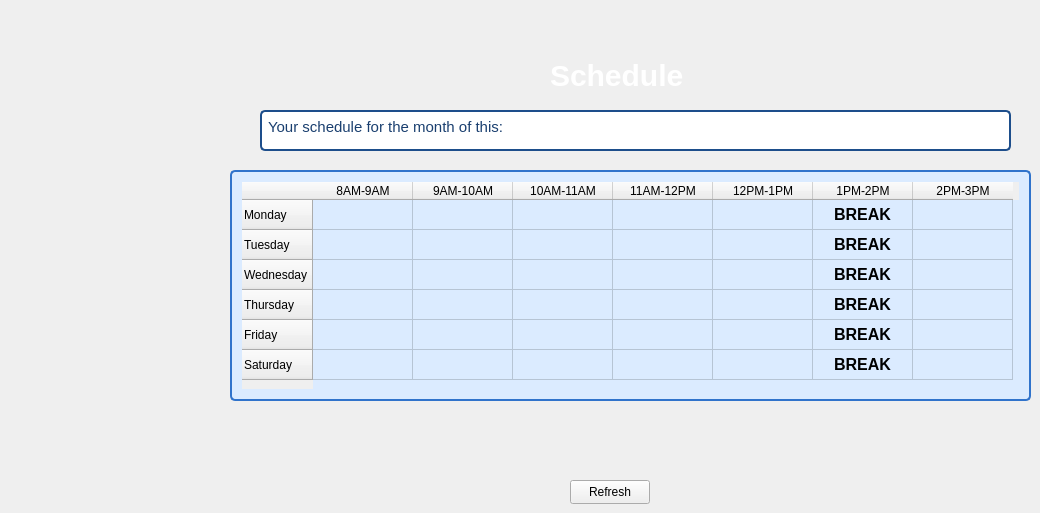
     <widget class="QWidget" name="tab_3">
      <attribute name="title">
       <string>Schedule</string>
      </attribute>
      <widget class="QTableWidget" name="tableWidget_2">
       <property name="geometry">
        <rect>
         <x>230</x>
         <y>170</y>
         <width>801</width>
         <height>231</height>
        </rect>
       </property>
       <property name="styleSheet">
        <string notr="true">QTableWidget
{
background-color: rgb(219, 235, 255); 
font-color: rgb(21, 50, 88); 
border: 2px solid rgb(48, 115, 203);
border-radius: 5px; 
padding: 10px 10px; 
font-size: 16px;
font-weight: bold;
cursor: pointer; 
}
QTableWidget:pressed 
{
background-color: rgb(45, 108, 190); 
font-color: rgb(255, 255, 255);
box-shadow: 2px 4px rgb(7, 17, 30); 
}
</string>
       </property>
       <property name="editTriggers">
        <set>QAbstractItemView::NoEditTriggers</set>
       </property>
       <row>
        <property name="text">
         <string>Monday</string>
        </property>
       </row>
       <row>
        <property name="text">
         <string>Tuesday</string>
        </property>
       </row>
       <row>
        <property name="text">
         <string>Wednesday</string>
        </property>
       </row>
       <row>
        <property name="text">
         <string>Thursday</string>
        </property>
       </row>
       <row>
        <property name="text">
         <string>Friday</string>
        </property>
       </row>
       <row>
        <property name="text">
         <string>Saturday</string>
        </property>
       </row>
       <column>
        <property name="text">
         <string>8AM-9AM</string>
        </property>
       </column>
       <column>
        <property name="text">
         <string>9AM-10AM</string>
        </property>
       </column>
       <column>
        <property name="text">
         <string>10AM-11AM</string>
        </property>
       </column>
       <column>
        <property name="text">
         <string>11AM-12PM</string>
        </property>
       </column>
       <column>
        <property name="text">
         <string>12PM-1PM</string>
        </property>
       </column>
       <column>
        <property name="text">
         <string>1PM-2PM</string>
        </property>
       </column>
       <column>
        <property name="text">
         <string>2PM-3PM</string>
        </property>
       </column>
       <item row="0" column="0">
        <property name="text">
         <string/>
        </property>
        <property name="textAlignment">
         <set>AlignCenter</set>
        </property>
       </item>
       <item row="0" column="1">
        <property name="textAlignment">
         <set>AlignCenter</set>
        </property>
       </item>
       <item row="0" column="5">
        <property name="text">
         <string>BREAK</string>
        </property>
        <property name="textAlignment">
         <set>AlignCenter</set>
        </property>
       </item>
       <item row="1" column="0">
        <property name="textAlignment">
         <set>AlignCenter</set>
        </property>
       </item>
       <item row="1" column="1">
        <property name="textAlignment">
         <set>AlignCenter</set>
        </property>
       </item>
       <item row="1" column="5">
        <property name="text">
         <string>BREAK</string>
        </property>
        <property name="textAlignment">
         <set>AlignCenter</set>
        </property>
       </item>
       <item row="2" column="0">
        <property name="textAlignment">
         <set>AlignCenter</set>
        </property>
       </item>
       <item row="2" column="1">
        <property name="text">
         <string/>
        </property>
        <property name="textAlignment">
         <set>AlignCenter</set>
        </property>
       </item>
       <item row="2" column="5">
        <property name="text">
         <string>BREAK</string>
        </property>
        <property name="textAlignment">
         <set>AlignCenter</set>
        </property>
       </item>
       <item row="3" column="0">
        <property name="textAlignment">
         <set>AlignCenter</set>
        </property>
       </item>
       <item row="3" column="1">
        <property name="text">
         <string/>
        </property>
        <property name="textAlignment">
         <set>AlignCenter</set>
        </property>
       </item>
       <item row="3" column="5">
        <property name="text">
         <string>BREAK</string>
        </property>
        <property name="textAlignment">
         <set>AlignCenter</set>
        </property>
       </item>
       <item row="4" column="0">
        <property name="textAlignment">
         <set>AlignCenter</set>
        </property>
       </item>
       <item row="4" column="1">
        <property name="textAlignment">
         <set>AlignCenter</set>
        </property>
       </item>
       <item row="4" column="5">
        <property name="text">
         <string>BREAK</string>
        </property>
        <property name="textAlignment">
         <set>AlignCenter</set>
        </property>
       </item>
       <item row="5" column="0">
        <property name="textAlignment">
         <set>AlignCenter</set>
        </property>
       </item>
       <item row="5" column="1">
        <property name="textAlignment">
         <set>AlignCenter</set>
        </property>
       </item>
       <item row="5" column="5">
        <property name="text">
         <string>BREAK</string>
        </property>
        <property name="textAlignment">
         <set>AlignCenter</set>
        </property>
       </item>
      </widget>
      <widget class="QTextBrowser" name="textBrowser_10">
       <property name="geometry">
        <rect>
         <x>260</x>
         <y>110</y>
         <width>751</width>
         <height>41</height>
        </rect>
       </property>
       <property name="font">
        <font>
         <pointsize>-1</pointsize>
         <bold>true</bold>
        </font>
       </property>
       <property name="styleSheet">
        <string notr="true">
QTextBrowser
{
background-color: rgb(255, 255, 255); 
color: rgb(26, 63, 111); 
border: 2px solid rgb(29, 78, 139);
border-radius: 5px; 
padding: 2px 2px; 
font-size: 16px;
font-weight: bold;
cursor: pointer; 
transition: background-color 0.3s ease, box-shadow 0.3s ease;
box-shadow: 0 4px 8px rgba(0, 0, 0, 0.1); 
}

</string>
       </property>
       <property name="html">
        <string>&lt;!DOCTYPE HTML PUBLIC &quot;-//W3C//DTD HTML 4.0//EN&quot; &quot;http://www.w3.org/TR/REC-html40/strict.dtd&quot;&gt;
&lt;html&gt;&lt;head&gt;&lt;meta name=&quot;qrichtext&quot; content=&quot;1&quot; /&gt;&lt;meta charset=&quot;utf-8&quot; /&gt;&lt;style type=&quot;text/css&quot;&gt;
p, li { white-space: pre-wrap; }
hr { height: 1px; border-width: 0; }
li.unchecked::marker { content: &quot;\2610&quot;; }
li.checked::marker { content: &quot;\2612&quot;; }
&lt;/style&gt;&lt;/head&gt;&lt;body style=&quot; font-family:'Segoe UI'; font-size:16px; font-weight:700; font-style:normal;&quot;&gt;
&lt;p style=&quot; margin-top:0px; margin-bottom:0px; margin-left:0px; margin-right:0px; -qt-block-indent:0; text-indent:0px;&quot;&gt;&lt;span style=&quot; font-size:11pt; font-weight:400;&quot;&gt;Your schedule for the month of this:&lt;/span&gt;&lt;/p&gt;&lt;/body&gt;&lt;/html&gt;</string>
       </property>
      </widget>
      <widget class="QLabel" name="label_7">
       <property name="geometry">
        <rect>
         <x>550</x>
         <y>60</y>
         <width>221</width>
         <height>31</height>
        </rect>
       </property>
       <property name="styleSheet">
        <string notr="true">QLabel {
color: rgb(255, 255, 255);
font-size: 30px; 
font-weight: bold;
}

QLabel {
text-shadow: 2px rgb(12, 29, 52); 
}
</string>
       </property>
       <property name="text">
        <string>Schedule</string>
       </property>
      </widget>
      <widget class="QPushButton" name="pushButton_3">
       <property name="geometry">
        <rect>
         <x>570</x>
         <y>480</y>
         <width>80</width>
         <height>24</height>
        </rect>
       </property>
       <property name="text">
        <string>Refresh</string>
       </property>
      </widget>
     </widget>
